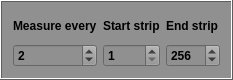
       <widget class="QFrame" name="Cac_frame">
        <property name="maximumSize">
         <size>
          <width>16777215</width>
          <height>80</height>
         </size>
        </property>
        <property name="palette">
         <palette>
          <active>
           <colorrole role="WindowText">
            <brush brushstyle="SolidPattern">
             <color alpha="255">
              <red>0</red>
              <green>0</green>
              <blue>0</blue>
             </color>
            </brush>
           </colorrole>
           <colorrole role="Button">
            <brush brushstyle="SolidPattern">
             <color alpha="255">
              <red>144</red>
              <green>144</green>
              <blue>144</blue>
             </color>
            </brush>
           </colorrole>
           <colorrole role="Light">
            <brush brushstyle="SolidPattern">
             <color alpha="255">
              <red>255</red>
              <green>255</green>
              <blue>255</blue>
             </color>
            </brush>
           </colorrole>
           <colorrole role="Midlight">
            <brush brushstyle="SolidPattern">
             <color alpha="255">
              <red>220</red>
              <green>220</green>
              <blue>220</blue>
             </color>
            </brush>
           </colorrole>
           <colorrole role="Dark">
            <brush brushstyle="SolidPattern">
             <color alpha="255">
              <red>93</red>
              <green>93</green>
              <blue>93</blue>
             </color>
            </brush>
           </colorrole>
           <colorrole role="Mid">
            <brush brushstyle="SolidPattern">
             <color alpha="255">
              <red>124</red>
              <green>124</green>
              <blue>124</blue>
             </color>
            </brush>
           </colorrole>
           <colorrole role="Text">
            <brush brushstyle="SolidPattern">
             <color alpha="255">
              <red>0</red>
              <green>0</green>
              <blue>0</blue>
             </color>
            </brush>
           </colorrole>
           <colorrole role="BrightText">
            <brush brushstyle="SolidPattern">
             <color alpha="255">
              <red>121</red>
              <green>121</green>
              <blue>121</blue>
             </color>
            </brush>
           </colorrole>
           <colorrole role="ButtonText">
            <brush brushstyle="SolidPattern">
             <color alpha="255">
              <red>0</red>
              <green>0</green>
              <blue>0</blue>
             </color>
            </brush>
           </colorrole>
           <colorrole role="Base">
            <brush brushstyle="SolidPattern">
             <color alpha="255">
              <red>144</red>
              <green>144</green>
              <blue>144</blue>
             </color>
            </brush>
           </colorrole>
           <colorrole role="Window">
            <brush brushstyle="SolidPattern">
             <color alpha="255">
              <red>144</red>
              <green>144</green>
              <blue>144</blue>
             </color>
            </brush>
           </colorrole>
           <colorrole role="Shadow">
            <brush brushstyle="SolidPattern">
             <color alpha="255">
              <red>0</red>
              <green>0</green>
              <blue>0</blue>
             </color>
            </brush>
           </colorrole>
           <colorrole role="AlternateBase">
            <brush brushstyle="SolidPattern">
             <color alpha="255">
              <red>220</red>
              <green>220</green>
              <blue>220</blue>
             </color>
            </brush>
           </colorrole>
           <colorrole role="NoRole">
            <brush brushstyle="SolidPattern">
             <color alpha="255">
              <red>145</red>
              <green>145</green>
              <blue>145</blue>
             </color>
            </brush>
           </colorrole>
           <colorrole role="ToolTipBase">
            <brush brushstyle="SolidPattern">
             <color alpha="255">
              <red>255</red>
              <green>255</green>
              <blue>220</blue>
             </color>
            </brush>
           </colorrole>
           <colorrole role="ToolTipText">
            <brush brushstyle="SolidPattern">
             <color alpha="255">
              <red>0</red>
              <green>0</green>
              <blue>0</blue>
             </color>
            </brush>
           </colorrole>
          </active>
          <inactive>
           <colorrole role="WindowText">
            <brush brushstyle="SolidPattern">
             <color alpha="255">
              <red>0</red>
              <green>0</green>
              <blue>0</blue>
             </color>
            </brush>
           </colorrole>
           <colorrole role="Button">
            <brush brushstyle="SolidPattern">
             <color alpha="255">
              <red>144</red>
              <green>144</green>
              <blue>144</blue>
             </color>
            </brush>
           </colorrole>
           <colorrole role="Light">
            <brush brushstyle="SolidPattern">
             <color alpha="255">
              <red>255</red>
              <green>255</green>
              <blue>255</blue>
             </color>
            </brush>
           </colorrole>
           <colorrole role="Midlight">
            <brush brushstyle="SolidPattern">
             <color alpha="255">
              <red>220</red>
              <green>220</green>
              <blue>220</blue>
             </color>
            </brush>
           </colorrole>
           <colorrole role="Dark">
            <brush brushstyle="SolidPattern">
             <color alpha="255">
              <red>93</red>
              <green>93</green>
              <blue>93</blue>
             </color>
            </brush>
           </colorrole>
           <colorrole role="Mid">
            <brush brushstyle="SolidPattern">
             <color alpha="255">
              <red>124</red>
              <green>124</green>
              <blue>124</blue>
             </color>
            </brush>
           </colorrole>
           <colorrole role="Text">
            <brush brushstyle="SolidPattern">
             <color alpha="255">
              <red>0</red>
              <green>0</green>
              <blue>0</blue>
             </color>
            </brush>
           </colorrole>
           <colorrole role="BrightText">
            <brush brushstyle="SolidPattern">
             <color alpha="255">
              <red>121</red>
              <green>121</green>
              <blue>121</blue>
             </color>
            </brush>
           </colorrole>
           <colorrole role="ButtonText">
            <brush brushstyle="SolidPattern">
             <color alpha="255">
              <red>0</red>
              <green>0</green>
              <blue>0</blue>
             </color>
            </brush>
           </colorrole>
           <colorrole role="Base">
            <brush brushstyle="SolidPattern">
             <color alpha="255">
              <red>144</red>
              <green>144</green>
              <blue>144</blue>
             </color>
            </brush>
           </colorrole>
           <colorrole role="Window">
            <brush brushstyle="SolidPattern">
             <color alpha="255">
              <red>144</red>
              <green>144</green>
              <blue>144</blue>
             </color>
            </brush>
           </colorrole>
           <colorrole role="Shadow">
            <brush brushstyle="SolidPattern">
             <color alpha="255">
              <red>0</red>
              <green>0</green>
              <blue>0</blue>
             </color>
            </brush>
           </colorrole>
           <colorrole role="AlternateBase">
            <brush brushstyle="SolidPattern">
             <color alpha="255">
              <red>220</red>
              <green>220</green>
              <blue>220</blue>
             </color>
            </brush>
           </colorrole>
           <colorrole role="NoRole">
            <brush brushstyle="SolidPattern">
             <color alpha="255">
              <red>145</red>
              <green>145</green>
              <blue>145</blue>
             </color>
            </brush>
           </colorrole>
           <colorrole role="ToolTipBase">
            <brush brushstyle="SolidPattern">
             <color alpha="255">
              <red>255</red>
              <green>255</green>
              <blue>220</blue>
             </color>
            </brush>
           </colorrole>
           <colorrole role="ToolTipText">
            <brush brushstyle="SolidPattern">
             <color alpha="255">
              <red>0</red>
              <green>0</green>
              <blue>0</blue>
             </color>
            </brush>
           </colorrole>
          </inactive>
          <disabled>
           <colorrole role="WindowText">
            <brush brushstyle="SolidPattern">
             <color alpha="255">
              <red>93</red>
              <green>93</green>
              <blue>93</blue>
             </color>
            </brush>
           </colorrole>
           <colorrole role="Button">
            <brush brushstyle="SolidPattern">
             <color alpha="255">
              <red>144</red>
              <green>144</green>
              <blue>144</blue>
             </color>
            </brush>
           </colorrole>
           <colorrole role="Light">
            <brush brushstyle="SolidPattern">
             <color alpha="255">
              <red>255</red>
              <green>255</green>
              <blue>255</blue>
             </color>
            </brush>
           </colorrole>
           <colorrole role="Midlight">
            <brush brushstyle="SolidPattern">
             <color alpha="255">
              <red>220</red>
              <green>220</green>
              <blue>220</blue>
             </color>
            </brush>
           </colorrole>
           <colorrole role="Dark">
            <brush brushstyle="SolidPattern">
             <color alpha="255">
              <red>93</red>
              <green>93</green>
              <blue>93</blue>
             </color>
            </brush>
           </colorrole>
           <colorrole role="Mid">
            <brush brushstyle="SolidPattern">
             <color alpha="255">
              <red>124</red>
              <green>124</green>
              <blue>124</blue>
             </color>
            </brush>
           </colorrole>
           <colorrole role="Text">
            <brush brushstyle="SolidPattern">
             <color alpha="255">
              <red>93</red>
              <green>93</green>
              <blue>93</blue>
             </color>
            </brush>
           </colorrole>
           <colorrole role="BrightText">
            <brush brushstyle="SolidPattern">
             <color alpha="255">
              <red>121</red>
              <green>121</green>
              <blue>121</blue>
             </color>
            </brush>
           </colorrole>
           <colorrole role="ButtonText">
            <brush brushstyle="SolidPattern">
             <color alpha="255">
              <red>93</red>
              <green>93</green>
              <blue>93</blue>
             </color>
            </brush>
           </colorrole>
           <colorrole role="Base">
            <brush brushstyle="SolidPattern">
             <color alpha="255">
              <red>144</red>
              <green>144</green>
              <blue>144</blue>
             </color>
            </brush>
           </colorrole>
           <colorrole role="Window">
            <brush brushstyle="SolidPattern">
             <color alpha="255">
              <red>144</red>
              <green>144</green>
              <blue>144</blue>
             </color>
            </brush>
           </colorrole>
           <colorrole role="Shadow">
            <brush brushstyle="SolidPattern">
             <color alpha="255">
              <red>0</red>
              <green>0</green>
              <blue>0</blue>
             </color>
            </brush>
           </colorrole>
           <colorrole role="AlternateBase">
            <brush brushstyle="SolidPattern">
             <color alpha="255">
              <red>186</red>
              <green>186</green>
              <blue>186</blue>
             </color>
            </brush>
           </colorrole>
           <colorrole role="NoRole">
            <brush brushstyle="SolidPattern">
             <color alpha="255">
              <red>145</red>
              <green>145</green>
              <blue>145</blue>
             </color>
            </brush>
           </colorrole>
           <colorrole role="ToolTipBase">
            <brush brushstyle="SolidPattern">
             <color alpha="255">
              <red>255</red>
              <green>255</green>
              <blue>220</blue>
             </color>
            </brush>
           </colorrole>
           <colorrole role="ToolTipText">
            <brush brushstyle="SolidPattern">
             <color alpha="255">
              <red>0</red>
              <green>0</green>
              <blue>0</blue>
             </color>
            </brush>
           </colorrole>
          </disabled>
         </palette>
        </property>
        <property name="font">
         <font>
          <weight>75</weight>
          <bold>true</bold>
         </font>
        </property>
        <property name="styleSheet">
         <string notr="true"/>
        </property>
        <property name="frameShape">
         <enum>QFrame::Box</enum>
        </property>
        <property name="frameShadow">
         <enum>QFrame::Raised</enum>
        </property>
        <layout class="QGridLayout" name="gridLayout_8">
         <item row="2" column="1">
          <widget class="QDoubleSpinBox" name="C_ac_Start_strip">
           <property name="decimals">
            <number>0</number>
           </property>
           <property name="minimum">
            <double>1.000000000000000</double>
           </property>
           <property name="maximum">
            <double>3000.000000000000000</double>
           </property>
           <property name="singleStep">
            <double>1.000000000000000</double>
           </property>
           <property name="value">
            <double>1.000000000000000</double>
           </property>
          </widget>
         </item>
         <item row="2" column="2">
          <widget class="QDoubleSpinBox" name="C_ac_End_strip">
           <property name="buttonSymbols">
            <enum>QAbstractSpinBox::UpDownArrows</enum>
           </property>
           <property name="decimals">
            <number>0</number>
           </property>
           <property name="minimum">
            <double>1.000000000000000</double>
           </property>
           <property name="maximum">
            <double>3000.000000000000000</double>
           </property>
           <property name="value">
            <double>256.000000000000000</double>
           </property>
          </widget>
         </item>
         <item row="2" column="0">
          <widget class="QDoubleSpinBox" name="C_ac_every">
           <property name="decimals">
            <number>0</number>
           </property>
           <property name="minimum">
            <double>1.000000000000000</double>
           </property>
           <property name="maximum">
            <double>3000.000000000000000</double>
           </property>
           <property name="singleStep">
            <double>1.000000000000000</double>
           </property>
           <property name="value">
            <double>2.000000000000000</double>
           </property>
          </widget>
         </item>
         <item row="1" column="2">
          <widget class="QLabel" name="voltages_steps_label_CV_5">
           <property name="text">
            <string>End strip</string>
           </property>
          </widget>
         </item>
         <item row="1" column="0">
          <widget class="QLabel" name="max_voltage_label_CV_5">
           <property name="text">
            <string>Measure every</string>
           </property>
          </widget>
         </item>
         <item row="1" column="1">
          <widget class="QLabel" name="complience_label_CV_5">
           <property name="text">
            <string>Start strip</string>
           </property>
          </widget>
         </item>
        </layout>
       </widget>
